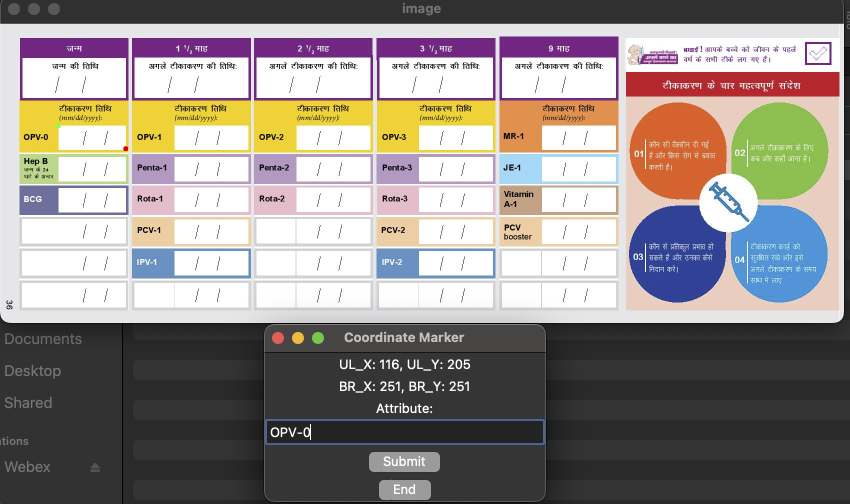
#> input picture imgs/mark_rois.png, 1700 x 1008 px (shown at 1/2 size)
$ python -i transforms.py   (imports and definitions only)   (older library calls are emulated)
#> lines starting #> are read from the running program, lines starting #| are printed output that depends on the picture
#> further down, picture is the input picture: shape (1008, 1700, 3); mean B, G, R 135.8, 139.3, 146.3
import math
import numbers
import random
import cv2
import numpy as np
from PIL import Image
from torchvision import transforms
from torchvision.transforms import Compose


def sample_asym(magnitude, size=None):
    return np.random.beta(1, 4, size) * magnitude

def sample_sym(magnitude, size=None):
    return (np.random.beta(4, 4, size=size) - 0.5) * 2 * magnitude

def sample_uniform(low, high, size=None):
    return np.random.uniform(low, high, size=size)

def get_interpolation(type='random'):
    if type == 'random':
        choice = [cv2.INTER_NEAREST, cv2.INTER_LINEAR, cv2.INTER_CUBIC, cv2.INTER_AREA]
        interpolation = choice[random.randint(0, len(choice)-1)]
    elif type == 'nearest': interpolation = cv2.INTER_NEAREST
    elif type == 'linear': interpolation = cv2.INTER_LINEAR
    elif type == 'cubic': interpolation = cv2.INTER_CUBIC
    elif type == 'area': interpolation = cv2.INTER_AREA
    else: raise TypeError('Interpolation types only nearest, linear, cubic, area are supported!')
    return interpolation

class CVRandomRotation(object):
    # [4 lines left out: function __init__, not called in this run]

    @staticmethod
    def get_params(degrees):
        return sample_sym(degrees)

    # [12 lines left out: function __call__, not called in this run]

class CVRandomAffine(object):
    # [128 lines left out: functions __init__, _get_inverse_affine_matrix, get_params, __call__, not called in this run]

class CVRandomPerspective(object):
    def __init__(self, distortion=0.5):
        self.distortion = distortion

    # [28 lines left out: functions get_params, __call__, not called in this run]

class CVRescale(object):

    def __init__(self, factor=4, base_size=(128, 512)):
        """ Define image scales using gaussian pyramid and rescale image to target scale.

        Args:
            factor: the decayed factor from base size, factor=4 keeps target scale by default.
            base_size: base size the build the bottom layer of pyramid
        """
        if isinstance(factor, numbers.Number):
            self.factor = round(sample_uniform(0, factor))
        elif isinstance(factor, (tuple, list)) and len(factor) == 2:
            self.factor = round(sample_uniform(factor[0], factor[1]))
        else:
            raise Exception('factor must be number or list with length 2')
        # assert factor is valid
        self.base_h, self.base_w = base_size[:2]

    def __call__(self, img):
        if self.factor == 0: return img
        src_h, src_w = img.shape[:2]
#> src_h = 1008; src_w = 1700
        cur_w, cur_h = self.base_w, self.base_h
        scale_img = cv2.resize(img, (cur_w, cur_h), interpolation=get_interpolation())
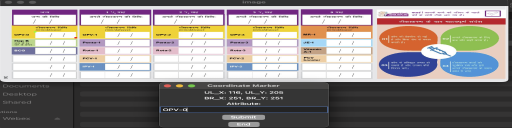
#> scale_img: shape (128, 512, 3); mean B, G, R 135.8, 139.2, 146.3
        for _ in range(self.factor):
            scale_img = cv2.pyrDown(scale_img)
#> this loop made 2 passes
#> pass 1, in __call__, `scale_img = cv2.pyrDown(scale_img)`:
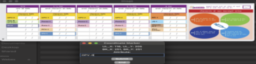
#> scale_img: shape (64, 256, 3); mean B, G, R 136, 139.4, 146.4
#> pass 2, in __call__, `scale_img = cv2.pyrDown(scale_img)`:
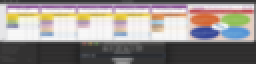
#> scale_img: shape (32, 128, 3) (shown 2 times larger); mean B, G, R 136.2, 139.6, 146.6
        scale_img = cv2.resize(scale_img, (src_w, src_h), interpolation=get_interpolation())
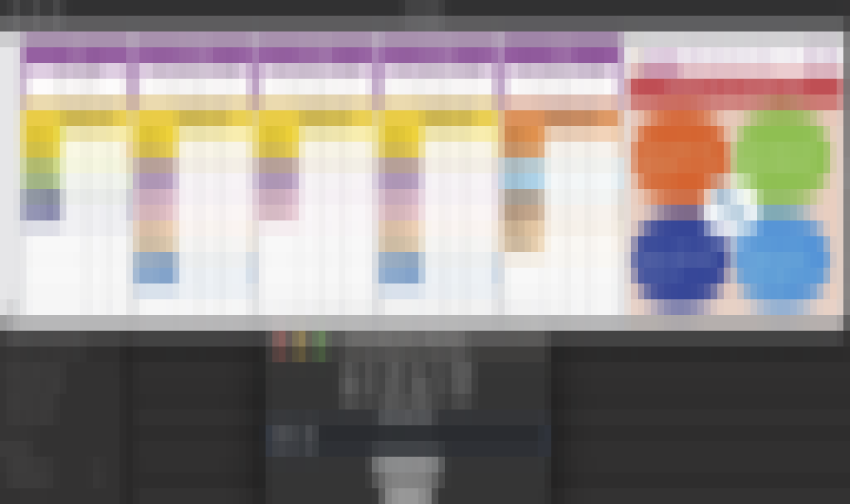
#> scale_img: shape (1008, 1700, 3) (shown at 1/2 size); mean B, G, R 136.2, 139.6, 146.6
        return scale_img

class CVGaussianNoise(object):
    # [13 lines left out: functions __init__, __call__, not called in this run]

class CVMotionBlur(object):
    # [22 lines left out: functions __init__, __call__, not called in this run]

class CVGeometry(object):
    # [21 lines left out: functions __init__, __call__, not called in this run]

class CVDeterioration(object):
    # [24 lines left out: functions __init__, __call__, not called in this run]


class CVColorJitter(object):
    # [12 lines left out: functions __init__, __call__, not called in this run]


# performs only vertical crop
class CVRandomCrop(object):
    def __init__(self, px_max=20, p=0.5):
        self.p = p
        self.px_max = px_max

    # [16 lines left out: function __call__, not called in this run]

>>> import cv2
>>> picture = cv2.imread('../imgs/mark_rois.png')
>>> result = CVRescale()(picture)

$ run again, on imgs/marked_local_regions.png
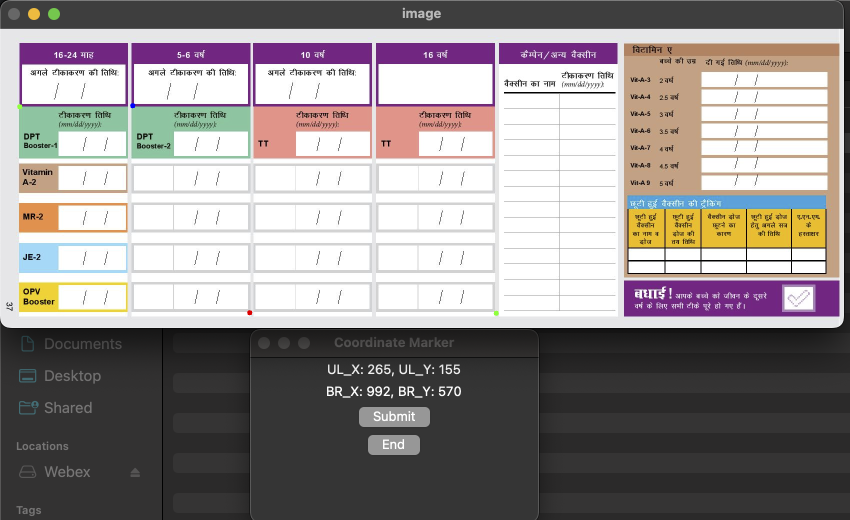
#> input picture imgs/marked_local_regions.png, 1700 x 1040 px (shown at 1/2 size)
#> picture is the input picture: shape (1040, 1700, 3); mean B, G, R 140.7, 141.3, 147.5
#> the loop in __call__, `for _ in range(self.factor):` made 2 passes
#> pass 1, in __call__, `scale_img = cv2.pyrDown(scale_img)`:
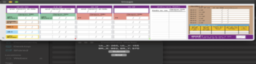
#> scale_img: shape (64, 256, 3); mean B, G, R 140.9, 141.5, 147.6
#> in __call__, `scale_img = cv2.resize(scale_img, (src_w, src_h), interpolation=get_in..`:
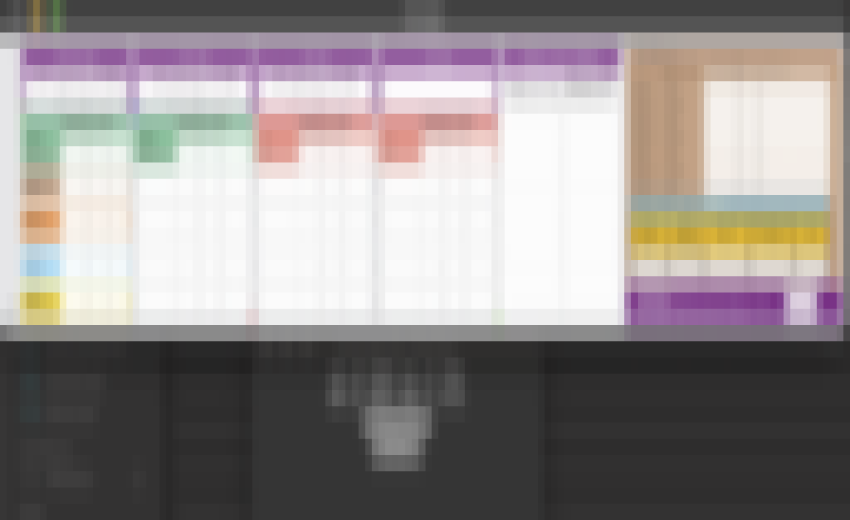
#> scale_img: shape (1040, 1700, 3) (shown at 1/2 size); mean B, G, R 141.2, 141.8, 148
